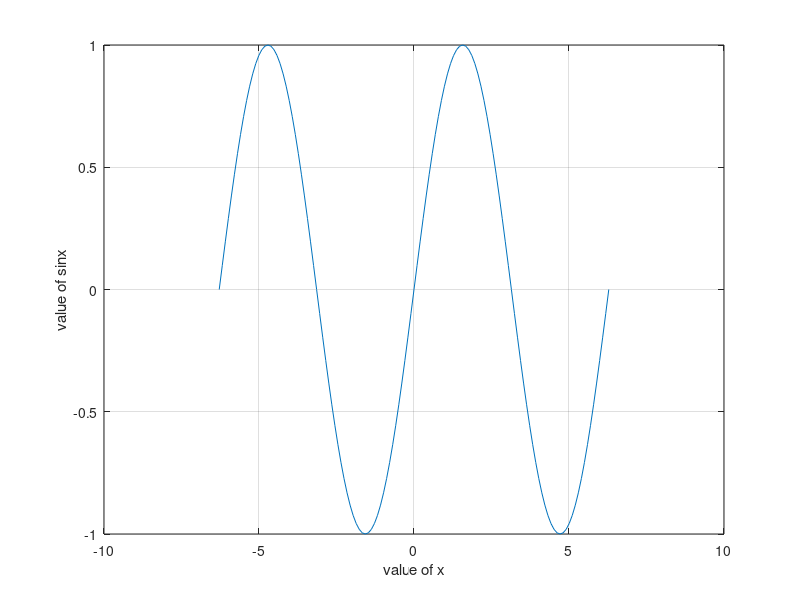

Write MATLAB code to recreate this figure. (Note: this script raises an error after producing the figure.)
clc; close all; clear all;
x = -2*pi:pi/32:2*pi;
y = sin(x);
x_y = [x;y];
figure;
plot(x,y)
xlabel('value of x')
ylabel('value of sinx')
grid on
xlswrite('x_vs_sinx_column.xlsx',x_y')
xlswrite('x_vs_sinx_row.xlsx',x_y)
